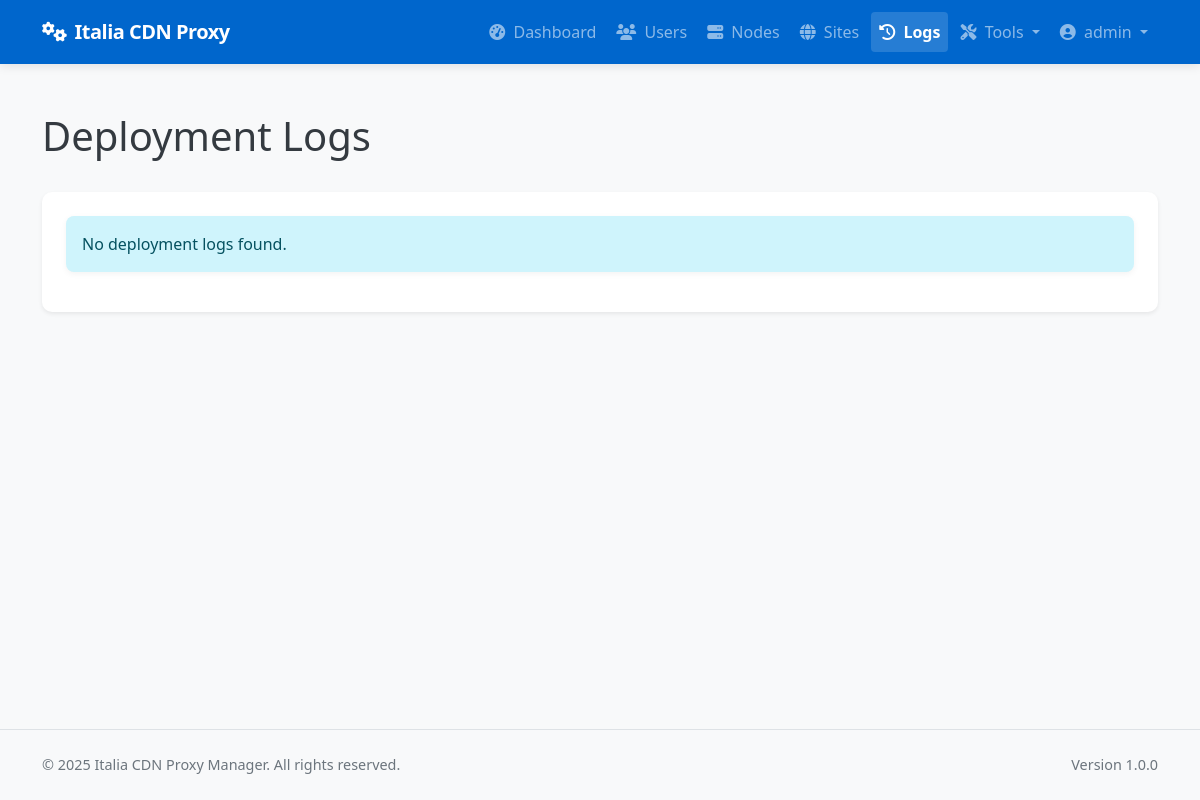
Before: /admin/logs (signed in) with the older database file.
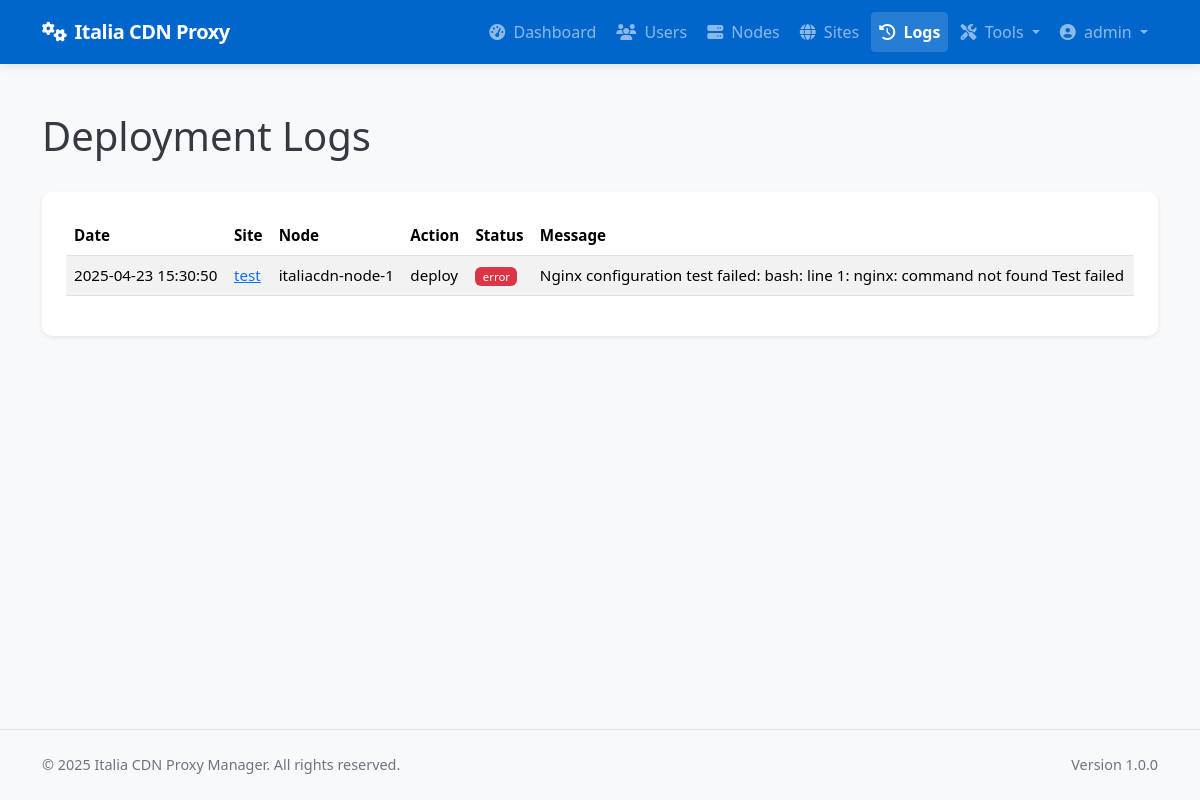
After: the same page with the newer database file.
### app/models/models.py (models this page shows, shortened)
class DeploymentLog(db.Model):
    __tablename__ = 'deployment_logs'
    id = db.Column(db.Integer, primary_key=True)
    site_id = db.Column(db.Integer, db.ForeignKey('sites.id'), nullable=False)
    node_id = db.Column(db.Integer, db.ForeignKey('nodes.id'), nullable=False)
    user_id = db.Column(db.Integer, db.ForeignKey('users.id'), nullable=True)  # Who performed the action
    action = db.Column(db.String(64), nullable=False)  # deploy, update, remove, ssl_renew, discovery, rollback
    status = db.Column(db.String(20), nullable=False)  # success, error
    message = db.Column(db.Text, nullable=True)
    created_at = db.Column(db.DateTime, default=datetime.utcnow)
    site = db.relationship('Site', backref=db.backref('deployment_logs', lazy='dynamic'))
    node = db.relationship('Node', backref=db.backref('deployment_logs', lazy='dynamic'))
    user = db.relationship('User', backref=db.backref('deployment_logs', lazy='dynamic'))

class Site(db.Model):
    __tablename__ = 'sites'
    id = db.Column(db.Integer, primary_key=True)
    name = db.Column(db.String(64), nullable=False)
    domain = db.Column(db.String(255), unique=True, nullable=False)
    protocol = db.Column(db.String(10), nullable=False, default='https')  # http or https
    origin_protocol = db.Column(db.String(10), nullable=False, default='http')  # http or https for origin
    origin_address = db.Column(db.String(255), nullable=False)  # Backend server address
    origin_port = db.Column(db.Integer, nullable=False)
    user_id = db.Column(db.Integer, db.ForeignKey('users.id'), nullable=True)  # Allow null for discovered sites
    is_active = db.Column(db.Boolean, default=True)
    is_blocked = db.Column(db.Boolean, default=False)
    is_discovered = db.Column(db.Boolean, default=False)  # Whether this site was discovered from node
    use_waf = db.Column(db.Boolean, default=False)
    force_https = db.Column(db.Boolean, default=True)  # New column to force HTTP to HTTPS redirect
    enable_cache = db.Column(db.Boolean, default=True)
    cache_time = db.Column(db.Integer, default=3600)  # Cache time in seconds, default 1 hour
    cache_static_time = db.Column(db.Integer, default=86400)  # Cache time for static assets in seconds, default 1 day
    custom_cache_rules = db.Column(db.Text, nullable=True)  # Custom cache rules in Nginx format
    cache_browser_time = db.Column(db.Integer, default=3600)  # Browser cache time in seconds, default 1 hour
    created_at = db.Column(db.DateTime, default=datetime.utcnow)
    updated_at = db.Column(db.DateTime, default=datetime.utcnow, onupdate=datetime.utcnow)
    custom_config = db.Column(db.Text, nullable=True)  # Additional Nginx configuration
    site_nodes = db.relationship('SiteNode', backref='site', lazy='dynamic')
    ssl_certificates = db.relationship('SSLCertificate', backref='site', lazy='dynamic')
    config_versions = db.relationship('ConfigVersion', backref='site', lazy='dynamic')

class Node(db.Model):
    __tablename__ = 'nodes'
    id = db.Column(db.Integer, primary_key=True)
    name = db.Column(db.String(64), unique=True, nullable=False)
    ip_address = db.Column(db.String(45), nullable=False)  # IPv4 or IPv6
    ssh_port = db.Column(db.Integer, default=22)
    ssh_user = db.Column(db.String(64), nullable=False)
    ssh_key_path = db.Column(db.String(256), nullable=True)  # Path to SSH key file
    ssh_password = db.Column(db.String(256), nullable=True)  # Encrypted password (if using password auth)
    is_active = db.Column(db.Boolean, default=True)
    is_discovered = db.Column(db.Boolean, default=False)  # Whether this node was discovered from YAML
    created_at = db.Column(db.DateTime, default=datetime.utcnow)
    updated_at = db.Column(db.DateTime, default=datetime.utcnow, onupdate=datetime.utcnow)
    nginx_config_path = db.Column(db.String(256), default='/etc/nginx/conf.d')
    nginx_reload_command = db.Column(db.String(256), default='sudo systemctl reload nginx')
    site_nodes = db.relationship('SiteNode', backref='node', lazy='dynamic')

### app/controllers/admin.py (the view)
@admin.route('/logs')
@login_required
@admin_required
def deployment_logs():
    logs = DeploymentLog.query.order_by(DeploymentLog.created_at.desc()).all()
    return render_template('admin/logs.html', logs=logs)

### app/models/__init__.py (called while the page is built)
@login_manager.user_loader
def load_user(user_id):
    return User.query.get(int(user_id))

### app/models/models.py (called while the page is built)
    def is_admin(self):
        return self.role == 'admin'

### app/services/access_control.py (called while the page is built)
def admin_required(f):
    @wraps(f)
    def decorated_function(*args, **kwargs):
        if not current_user.is_admin():
            flash('You need admin privileges to access this page.', 'error')
            return abort(403)
        return f(*args, **kwargs)
    return decorated_function

### app/templates/admin/logs.html (shortened to what this page needs)
{% extends 'base.html' %}
{% block content %}
<div class="container py-4">
    <div class="d-flex justify-content-between align-items-center mb-4">
        <h1>Deployment Logs</h1>
    </div>
    <div class="card shadow-sm">
        <div class="card-body">
            {% if logs %}
                <div class="table-responsive">
                    <table class="table table-striped table-hover">
                        <thead>
                            <tr>
                                <th>Date</th>
                                <th>Site</th>
                                <th>Node</th>
                                <th>Action</th>
                                <th>Status</th>
                                <th>Message</th>
                            </tr>
                        </thead>
                        <tbody>
                            {% for log in logs %}
                            <tr>
                                <td>{{ log.created_at.strftime('%Y-%m-%d %H:%M:%S') }}</td>
                                <td>
                                    <a href="{{ url_for('admin.view_site', site_id=log.site_id) }}">
                                        {{ log.site.name }}
                                    </a>
                                </td>
                                <td>{{ log.node.name }}</td>
                                <td>{{ log.action }}</td>
                                <td>
                                    <span class="badge bg-{{ 'success' if log.status == 'success' else 'danger' }}">
                                        {{ log.status }}
                                    </span>
                                </td>
                                <td>{{ log.message }}</td>
                            </tr>
                            {% endfor %}
                        </tbody>
                    </table>
                </div>
            {% else %}
                <div class="alert alert-info">
                    No deployment logs found.
                </div>
            {% endif %}
        </div>
    </div>
</div>
{% endblock %}

Changed rows visible on the page:
added DeploymentLog: created_at "2025-04-23 15:30:50", site.name "test", node.name "italiacdn-node-1", action "deploy", status "error", message "Nginx configuration test failed: bash: line 1: nginx: command not found Test failed"
Other visible differences:
text no longer shown: "No deployment logs found."
text now shown: "Date Site Node Action Status Message"
